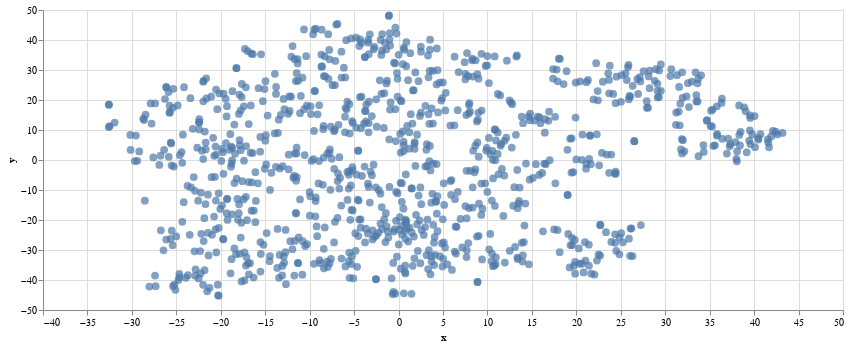

Here is the notebook cell this chart was saved with:
### Code cell
flush_memory()
ai_clustering_instruction = "Given a company description, retrieve companies that are using Artificial Intelligence (AI) for tasks. \nQuery" 
ai_clustering_embeddings =  get_embeddings(model, yc_desc, ai_clustering_instruction, max_length=max_seq_length)

ai_reduced_dims = reduce_dimensions(ai_clustering_embeddings, 2)  
plot_clusters(ai_reduced_dims, df , color_by='mentions_ai', title="AI Instruction Clustering of YC Companies")

### Figure 1 — Vega-Lite specification as saved in the notebook (floating-point values rounded to 4 significant figures; data arrays with more than 128 entries replaced by an {"elided": "..."} marker saying what was removed)
{"config": {"view": {"continuousWidth": 300, "continuousHeight": 300}}, "data": {"name": "data-0a07a279738029ea3341f8096c18bddb"}, "mark": {"type": "circle", "size": 60}, "encoding": {"tooltip": {"field": "text", "type": "nominal"}, "x": {"field": "x", "type": "quantitative"}, "y": {"field": "y", "type": "quantitative"}}, "height": 300, "params": [{"name": "param_3", "select": {"type": "interval", "encodings": ["x", "y"]}, "bind": "scales"}], "width": 800, "$schema": "https://vega.github.io/schema/vega-lite/v5.20.1.json", "datasets": {"data-0a07a279738029ea3341f8096c18bddb": {"elided": "1000 records"}}}
